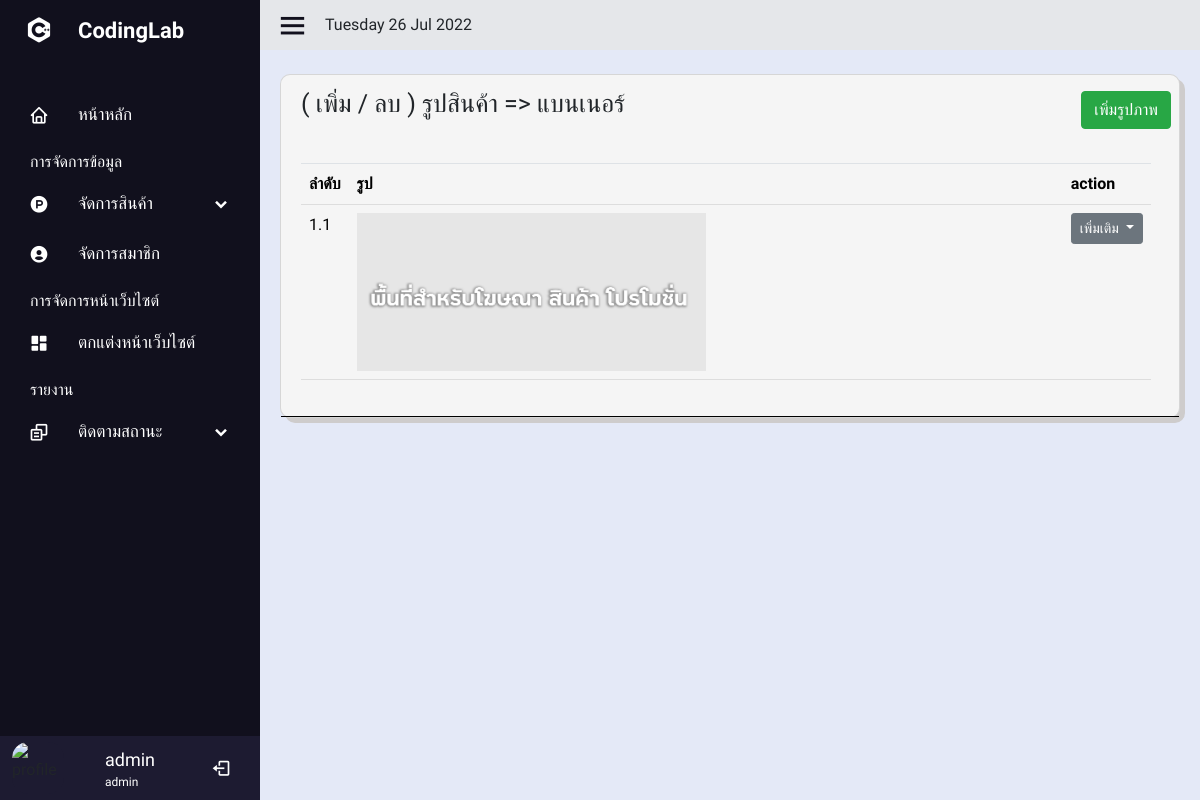
Page /admin/Carousel.php (signed in) on the committed database.
### tables this page shows
CREATE TABLE `users` (
  `id` int(10) NOT NULL AUTO_INCREMENT,
  `firstname` varchar(255) NOT NULL,
  `lastname` varchar(255) NOT NULL,
  `email` varchar(255) NOT NULL,
  `password` varchar(255) NOT NULL,
  `urole` varchar(255) NOT NULL,
  `created_at` timestamp NOT NULL DEFAULT current_timestamp(),
  `phone` varchar(50) NOT NULL,
  `sex` varchar(255) NOT NULL,
  `status` text NOT NULL,
  PRIMARY KEY (`id`)
);

CREATE TABLE `carousel` (
  `carousel_id` int(10) NOT NULL AUTO_INCREMENT,
  `carousel_pic_sort` varchar(255) NOT NULL,
  `carousel_pic_path` varchar(255) NOT NULL,
  PRIMARY KEY (`carousel_id`)
);

### admin/Carousel.php (the view, shortened to what this page needs)
<?php include('sidebar.php'); ?>
<section class="home-section">
    <div class="home-content">
        <i class='bx bx-menu'></i>
        <?php
        echo date('l' . ' ' . 'd' . ' ' . 'M' . ' ' . 'Y');
        ?>
    </div>
    <div class="table-content mt-4">
        <div class="card">
            <div class="card-head pr-2">
                <div class="row">
                    <div class="col-sm-6">
                        <p>( เพิ่ม / ลบ ) รูปสินค้า => แบนเนอร์ </p>
                    </div>
                    <div class="col-sm-6 text-right mt-3">
                        <button class="btn btn-success" data-toggle="modal" data-target="#modelId">เพิ่มรูปภาพ</button>
                    </div>
                </div>
                <div class="card-body">
                    <div class="box-tale">
                        <table class="table" id="dataal">
                            <thead>
                                <tr>
                                    <th>ลำดับ</th>
                                    <th>รูป</th>
                                    <th>action</th>
                                </tr>
                            </thead>
                            <tbody>
                                <?php
                                $sql = $conn->prepare("SELECT * FROM carousel ORDER BY carousel_pic_sort ASC");
                                $sql->execute();
                                $row = $sql->fetchAll(PDO::FETCH_OBJ);
                                if ($sql->rowCount() > 0) {
                                    foreach ($row as $res) {
                                ?>
                                        <tr>
                                            <td scope="row"><?php echo $res->carousel_pic_sort; ?></td>
                                            <td><img src="../include/img/<?php echo $res->carousel_pic_path; ?>" width="50%"></td>
                                            <td>
                                                <div class="dropdown open">
                                                    <button class="btn btn-secondary dropdown-toggle btn-sm" type="button" id="triggerId" data-toggle="dropdown" aria-haspopup="true" aria-expanded="false">
                                                        เพิ่มเติม
                                                    </button>
                                                </div>
                                            </td>
                                        </tr>
                                    <?php
                                    }
                                } else {
                                    ?>
                                    <tr class="text-center">
                                        <td colspan="3">ไม่มีข้อมูล</td>
                                    </tr>
                                <?php
                                }
                                ?>
                            </tbody>
                        </table>
                    </div>
                </div>
            </div>
        </div>
</section>
<br>
</body>
</html>

### admin/sidebar.php (shortened to what this page needs)
<?php
include('../include/connect.php')
?>
<!doctype html>
<html lang="th">
<link href='https://unpkg.com/boxicons@2.1.2/css/boxicons.min.css' rel='stylesheet'>
<link rel="stylesheet" href="https://cdn.jsdelivr.net/npm/bootstrap@4.0.0/dist/css/bootstrap.min.css">
<link rel="stylesheet" href="assets/css/sw_custom.css">
<link rel="stylesheet" href="styles.css">
<body>
    <div class="sidebar">
        <div class="logo-detil">
            <i class="bx bxl-c-plus-plus"></i>
            <span class="logo-name">
                CodingLab
            </span>
        </div>
        <ul class="nav-linked">
            <li>
                <a href="index.php">
                    <i class='bx bx-home'></i>
                    <span class="link-named">
                        หน้าหลัก
                    </span>
                </a>
            </li>
            <p class="manage">การจัดการข้อมูล</p>
            <li>
                <div class="icon-link">
                    <a href="#">
                        <i class='bx bxl-product-hunt'></i>
                        <span class="link-named">
                            จัดการสินค้า
                        </span>
                    </a>
                    <i class='bx bxs-chevron-down arrow'></i>
                </div>
            </li>
            <li>
                <a href="useredit.php">
                    <i class='bx bxs-user-circle'></i>
                    <span class="link-named">
                        จัดการสมาชิก
                    </span>
                </a>
            </li>
            <p class="manage">การจัดการหน้าเว็บไซต์</p>
            <li>
                <a href="Carousel.php">
                    <i class='bx bxs-dashboard'></i>
                    <span class="link-named">
                        ตกแต่งหน้าเว็บไซต์
                    </span>
                </a>
            </li>
            <p class="manage">รายงาน</p>
            <li>
                <div class="icon-link">
                    <a href="#">
                        <i class='bx bx-copy-alt'></i>
                        <span class="link-named">
                            ติดตามสถานะ
                        </span>
                    </a>
                    <i class='bx bxs-chevron-down arrow'></i>
                </div>
            </li>
            <li>
                <?php
                if (isset($_SESSION['admin_login'])) {
                    $sql = $conn->prepare("SELECT * FROM users WHERE id = '" . $_SESSION["admin_login"] . "' LIMIT 1");
                    $sql->execute();
                    $row = $sql->fetch(PDO::FETCH_ASSOC);
                } else {
                    echo "<script>window.location='../index.php'</script>";
                    exit;
                }
                ?>
                <div class="profile-details">
                    <div class="profile-content">
                        <img src="https://media-cdn.tripadvisor.com/media/photo-s/15/a4/9b/77/legacy-hotel-at-img-academy.jpg" alt="profile">
                    </div>
                    <div class="name-job">
                        <div class="profile-name"><?php echo $row['firstname']; ?></div>
                        <div class="job"><?php echo $row['urole']; ?></div>
                    </div>
                    <a href="../include/logout.php"> <i class="bx bx-log-out"></i></a>
                </div>
            </li>
        </ul>
    </div>

### admin/styles.css (style rules this page uses)
* { margin: 0; padding: 0; box-sizing: border-box; font-family: 'Mitr', sans-serif; }
body { background-color: #E4E9F7; }
.sidebar { position: fixed; top: 0; left: 0; height: 100%; width: 260px; background: #11101d; z-index: 100; transition: all 0.5s ease; }
.sidebar .manage { color: #fff; margin-top: 10px; margin-left: 30px; margin-bottom: 5px; }
.sidebar .logo-detil { height: 60px; width: 100%; display: flex; align-items: center; }
.sidebar .logo-detil i { font-size: 30px; color: #fff; height: 50px; min-width: 78px; text-align: center; line-height: 50px; }
.sidebar .logo-detil .logo-name { font-size: 22px; color: #fff; font-weight: 600; transition: 0.3s ease; transition-delay: 0.1s; }
.sidebar .nav-linked { height: 100%; padding: 30px 0 150px 0; overflow: auto; }
.sidebar .nav-linked li .icon-link { display: flex; align-items: center; justify-content: space-between; }
.sidebar .nav-linked li { position: relative; list-style: none; transition: all 0.4s ease; }
.sidebar .nav-linked li i { height: 50px; min-width: 78px; text-align: center; line-height: 50px; color: #fff; font-size: 20px; cursor: pointer; transition: all 0.3s ease; }
.sidebar .nav-linked li a { display: flex; align-items: center; text-decoration: none; }
.sidebar .nav-linked li a .link-named { font-size: 17px; font-weight: 400; color: #fff; }
.sidebar .profile-details { position: fixed; bottom: 0; width: 260px; display: flex; align-items: center; justify-content: space-between; background-color: #1d1b31; padding: 6px 0; width: 260px; transition: all 0.5s ease; }
.sidebar .profile-details .profile-content { display: flex; align-items: center; }
.sidebar .profile-details img { height: 52px; width: 52px; object-fit: cover; border-radius: 16px; margin: 0 14px 0 12px; background-color: #1d1b31; transition: all 0.5s ease; }
.sidebar .profile-details .profile-name, .sidebar .profile-details .job { color: #fff; font-size: 18px; font-weight: 500; white-space: nowrap; }
.sidebar .profile-details .job { font-size: 12px; }
.home-section { position: relative; height: 100%; left: 260px; width: calc(100% - 260px ); transition: all 0.5s ease; }
.home-section .home-content { background-color: #e5e7ea; height: 50px; display: flex; align-items: center; }
.home-section .home-content .bx-menu, .home-section .home-content .text { color: #11101d; font-size: 35px; }
.home-section .home-content .bx-menu { margin: 0 15px; cursor: pointer; }
.home-section .table-content { display: flex; margin-left: 20px; margin-right: 20px; }
.home-section .card { background-color: #F5F5F5; width: 100%; height: auto; border-radius: 10px; box-shadow: 5px 5px #cecccc; }
.home-section .card .card-head { border-bottom: 1px solid black ; }
.home-section .card .card-head p { margin: 10px 0 20px 20px; font-size: 25px; }
.home-section .table-content .box-tale { color: black; width: 100%; }
.home-section .table-content .box-tale table { border-collapse: collapse; width: 100%; height: auto; }
.home-section .table-content .box-tale th { padding: 8px; text-align: left; border-bottom: 1px solid #ddd; }
.home-section .table-content .box-tale td { padding: 8px; text-align: left; border-bottom: 1px solid #ddd; }

### rows in the picture
users: firstname "admin", urole "admin"
carousel: carousel_pic_sort "1.1", carousel_pic_path (picture)

### other values in the picture
date('l' . ' ' . 'd' . ' ' . 'M' . ' ' . 'Y') "Tuesday 26 Jul 2022"
